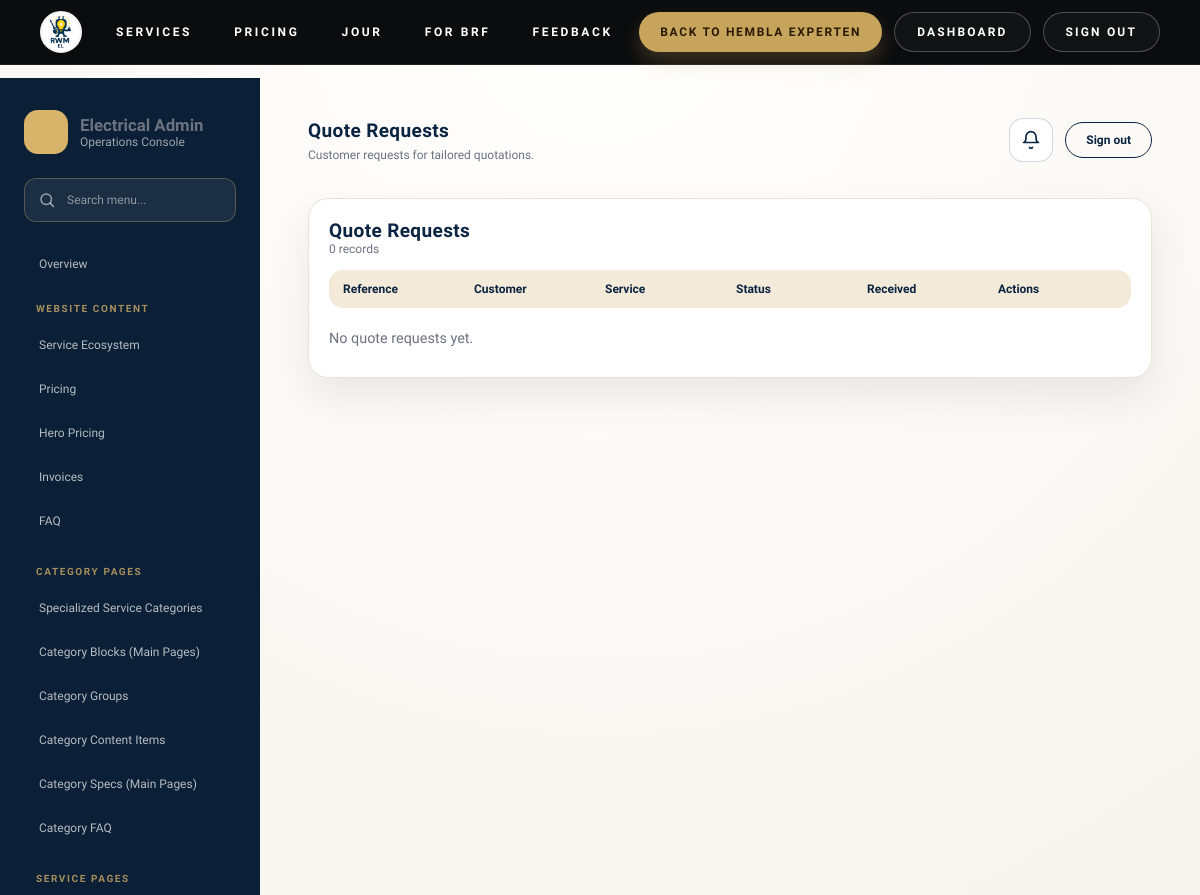
/dashboard/quote-requests/ (signed in, upper part), run on an earlier commit of the app's database.
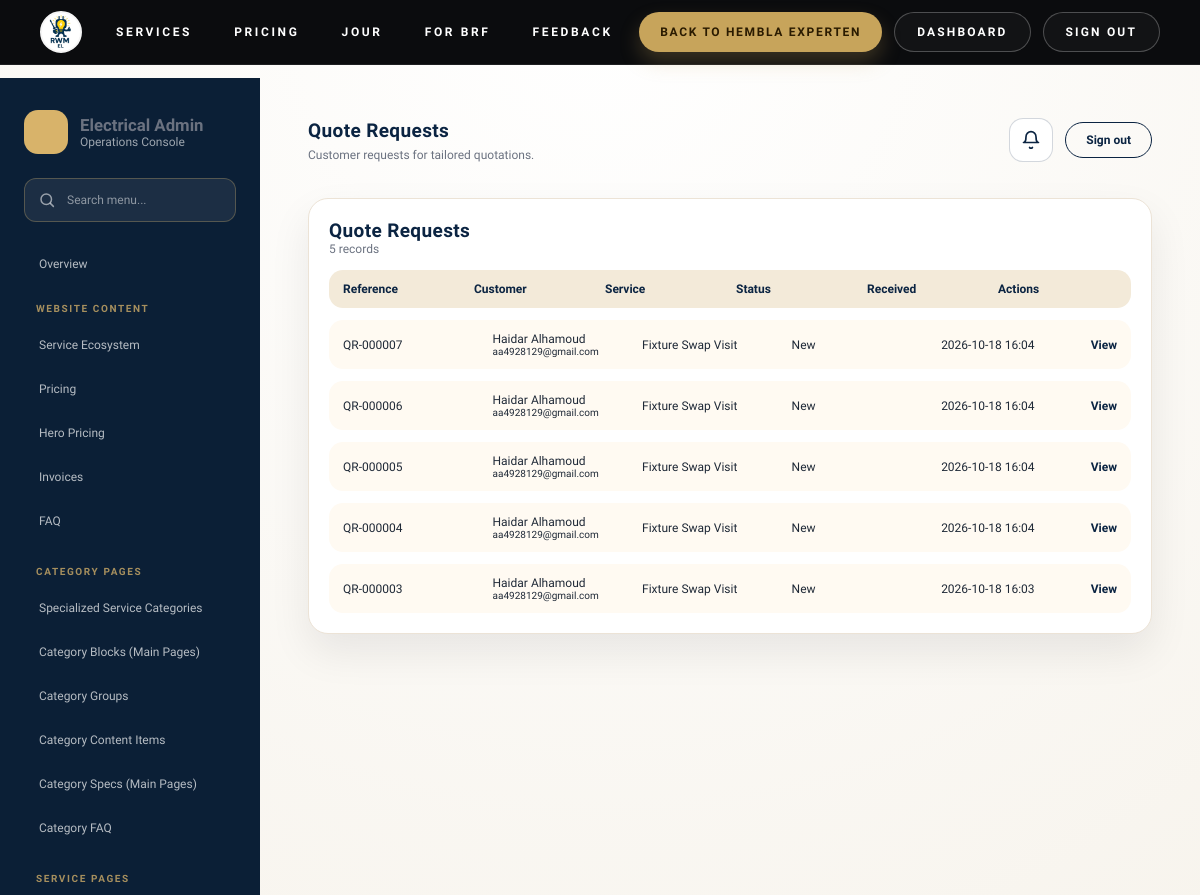
And on a later commit of the database.
### electricity/models.py (models this page shows, shortened)
class QuoteRequest(models.Model):
    class CustomerType(models.TextChoices):
        PRIVATE = "private", "Private individual"
        BUSINESS = "business", "Business"
    class MaterialsChoice(models.TextChoices):
        YES = "yes", "Yes, please include materials"
        NO = "no", "No, I have the materials"
        UNSURE = "unsure", "Not sure"
    class Status(models.TextChoices):
        NEW = "new", "New"
        REVIEWING = "reviewing", "Reviewing"
        QUOTED = "quoted", "Quoted"
        CLOSED = "closed", "Closed"
    service_title = models.CharField(max_length=160)
    service_description = models.TextField(blank=True)
    service_image = models.CharField(max_length=500, blank=True)
    customer_type = models.CharField(max_length=20, choices=CustomerType.choices)
    project_details = models.TextField()
    materials = models.CharField(max_length=20, choices=MaterialsChoice.choices)
    full_name = models.CharField(max_length=160)
    email = models.EmailField()
    phone = models.CharField(max_length=40)
    street_address = models.CharField(max_length=240)
    postcode = models.CharField(max_length=20)
    city = models.CharField(max_length=100)
    additional_information = models.TextField(blank=True)
    status = models.CharField(max_length=20, choices=Status.choices, default=Status.NEW)
    created_at = models.DateTimeField(auto_now_add=True)
    class Meta:
        ordering = ["-created_at"]

### electricity/views.py (the view)
# urls.py: path("dashboard/quote-requests/", views.dashboard_quote_requests, name="dashboard_quote_requests"),
@login_required
def dashboard_quote_requests(request):
    guard = _dashboard_access_or_redirect(request)
    if guard:
        return guard
    return render(request, "electricity/dashboard/quote_requests.html", {"items": QuoteRequest.objects.prefetch_related("attachments")})

### electricity/templatetags/electricity_extras.py (called while the page is built)
@register.simple_tag(takes_context=True)
def is_electricity_admin(context):
    request = context.get("request")
    if not request:
        return False
    user = request.user
    if not user.is_authenticated:
        return False
    if user.is_superuser or user.is_staff:
        return True
    return electricity_admin_site.has_permission(request)

@register.simple_tag
def service_category_pages():
    return ServiceCategoryPage.objects.filter(is_active=True).prefetch_related("service_pages").order_by("order", "name")

@register.simple_tag
def service_menu_groups(category_page):
    grouped = OrderedDict()
    for service_page in category_page.service_pages.filter(is_active=True).order_by("order", "name"):
        key = (service_page.menu_group or "").strip()
        grouped.setdefault(key, [])
        grouped[key].append(service_page)
    return list(grouped.items())

### electricity/views.py (called while the page is built)
def _require_dashboard_access(request):
    user = request.user
    if not user.is_authenticated:
        return False
    if user.is_superuser or user.is_staff:
        return True
    return electricity_admin_site.has_permission(request)

def _dashboard_access_or_redirect(request):
    if _require_dashboard_access(request):
        return None
    return redirect("admin:login")

### electricity/templates/electricity/dashboard/quote_requests.html
{% extends "electricity/dashboard/base.html" %}{% block page_title %}Quote Requests{% endblock %}{% block page_subtitle %}Customer requests for tailored quotations.{% endblock %}{% block content %}<section class="dash-panel dash-panel-wide"><div class="panel-header"><div><h2>Quote Requests</h2><div class="panel-meta">{{ items|length }} records</div></div></div><div class="panel-table"><div class="panel-row panel-row-head"><span>Reference</span><span>Customer</span><span>Service</span><span>Status</span><span>Received</span><span>Actions</span></div>{% for item in items %}<div class="panel-row"><span>QR-{{ item.id|stringformat:"06d" }}</span><span>{{ item.full_name }}<br><small>{{ item.email }}</small></span><span>{{ item.service_title }}</span><span>{{ item.get_status_display }}</span><span>{{ item.created_at|date:"Y-m-d H:i" }}</span><span class="row-actions"><a href="{% url 'electricity:dashboard_quote_request_detail' item.id %}">View</a></span></div>{% empty %}<div class="panel-empty">No quote requests yet.</div>{% endfor %}</div></section>{% endblock %}

### electricity/templates/electricity/dashboard/base.html (shortened to what this page needs)
﻿{% load static i18n %}
<!DOCTYPE html>
{% get_current_language as CURRENT_LANGUAGE %}
<html lang="{{ CURRENT_LANGUAGE }}" dir="{% if CURRENT_LANGUAGE == 'ar' %}rtl{% else %}ltr{% endif %}">
<head>
    <link rel="stylesheet" href="{% static 'electricity/css/select-system.css' %}">
    <link rel="stylesheet" href="{% static 'electricity/css/electricity.css' %}">
    <link rel="stylesheet" href="{% static 'electricity/css/dashboard.css' %}">
    <link rel="stylesheet" href="{% static 'electricity/css/global_header.css' %}">
    <link rel="stylesheet" href="{% static 'electricity/css/typography.css' %}">
</head>
<body class="dash-body">
    {% include "electricity/partials/global_header.html" %}
    <div class="dash-shell">
        <aside class="dash-sidebar">
            <div class="dash-brand">
                <div class="brand-dot"></div>
                <div>
                    <div class="brand-title">Electrical Admin</div>
                    <div class="brand-sub">Operations Console</div>
                </div>
            </div>
            <div class="dash-nav-search">
                <input id="dash-nav-search" type="search" placeholder="Search menu..." aria-label="Search dashboard menu" autocomplete="off">
                <button type="button" aria-label="Search menu" onclick="document.getElementById('dash-nav-search').focus()">
                    <svg aria-hidden="true" viewBox="0 0 24 24" fill="none">
                        <circle cx="11" cy="11" r="7" stroke="currentColor" stroke-width="2"/>
                        <path d="m16.5 16.5 4 4" stroke="currentColor" stroke-width="2" stroke-linecap="round"/>
                    </svg>
                </button>
            </div>
            <nav class="dash-nav">
                <a href="{% url 'electricity:dashboard' %}">Overview</a>
                <div class="dash-nav-section">Website Content</div>
                <a href="{% url 'electricity:dashboard_services' %}">Service Ecosystem</a>
                <a href="{% url 'electricity:dashboard_pricing' %}">Pricing</a>
                <a href="{% url 'electricity:dashboard_hero_pricing' %}">Hero Pricing</a>
                <a href="{% url 'electricity:dashboard_invoices' %}">Invoices</a>
                <a href="{% url 'electricity:dashboard_faq' %}">FAQ</a>
                <div class="dash-nav-section">Category Pages</div>
                <a href="{% url 'electricity:dashboard_service_category_pages' %}">Specialized Service Categories</a>
                <a href="{% url 'electricity:dashboard_service_category_content_blocks' %}">Category Blocks (Main Pages)</a>
                <a href="{% url 'electricity:dashboard_service_category_sections' %}">Category Groups</a>
                <a href="{% url 'electricity:dashboard_service_category_items' %}">Category Content Items</a>
                <a href="{% url 'electricity:dashboard_service_category_specs' %}">Category Specs (Main Pages)</a>
                <a href="{% url 'electricity:dashboard_service_category_faq' %}">Category FAQ</a>
                <div class="dash-nav-section">Service Pages</div>
            </nav>
        </aside>
        <main class="dash-main">
            <div class="dash-top">
                <div class="dash-title">
                    <h1>{% block page_title %}Dashboard{% endblock %}</h1>
                    <p class="dash-subtitle">{% block page_subtitle %}Manage all data in one place.{% endblock %}</p>
                </div>
                <div class="dash-actions">
                    <div class="dash-notify">
                        <button class="dash-notify-btn" id="dash-bell-btn" type="button" aria-haspopup="true" aria-expanded="false">
                            <span class="dash-notify-icon" aria-hidden="true">
                                <svg viewBox="0 0 24 24" fill="none">
                                    <path d="M18 8a6 6 0 1 0-12 0c0 7-3 7-3 7h18s-3 0-3-7" stroke="currentColor" stroke-width="2" stroke-linecap="round" stroke-linejoin="round"/>
                                    <path d="M13.7 21a2 2 0 0 1-3.4 0" stroke="currentColor" stroke-width="2" stroke-linecap="round"/>
                                </svg>
                            </span>
                        </button>
                    </div>
                    <a class="dash-btn ghost" href="{% url 'admin:logout' %}">Sign out</a>
                </div>
            </div>
            {% block content %}{% endblock %}
        </main>
    </div>
</body>
</html>

### electricity/templates/electricity/partials/global_header.html (shortened to what this page needs)
﻿{% load static electricity_extras i18n %}
<header class="rwm-electricity-global-header rwm-egh-root" data-rwmh>
  <div class="rwm-electricity-global-header__inner">
    <a class="rwm-egh-logo" href="{% url 'electricity:home' %}" aria-label="{% trans 'RWM EL Home' %}">
      <img src="{% static 'electricity/img/electricity_logo.jpg' %}" alt="RWM EL">
    </a>
    <div class="rwm-egh-navwrap" data-rwmh-menu>
      <div class="rwm-egh-left">
        <nav class="rwm-egh-nav" aria-label="{% trans 'Main navigation' %}">
          <div class="rwm-egh-nav-item rwm-egh-dropdown" data-rwmh-dropdown>
            <a
              class="rwm-egh-link rwm-egh-link-button"
              href="{% url 'electricity:services' %}"
            >
              <span>{% trans "Services" %}</span>
            </a>
          </div>
          <a class="rwm-egh-link" data-rwmh-on-call="pricing" href="{% url 'electricity:on_call' %}#pricing">{% trans "Pricing" %}</a>
          <a class="rwm-egh-link{% if request.resolver_match.url_name == 'on_call' %} is-active{% endif %}" data-rwmh-on-call="jour" href="{% url 'electricity:on_call' %}">{% trans "Jour" %}</a>
          <a class="rwm-egh-link{% if request.resolver_match.url_name == 'for_brf' %} is-active{% endif %}" href="{% url 'electricity:for_brf' %}">{% trans "For BRF" %}</a>
          <a class="rwm-egh-link{% if request.resolver_match.url_name == 'feedback' %} is-active{% endif %}" href="{% url 'electricity:feedback' %}">{% trans "Feedback" %}</a>
          <a class="rwm-egh-link{% if request.resolver_match.url_name == 'contact' %} is-active{% endif %}" href="{% url 'electricity:contact' %}">{% trans "Contact" %}</a>
          <a class="rwm-egh-link{% if request.resolver_match.url_name == 'careers' %} is-active{% endif %}" href="{% url 'electricity:careers' %}">{% trans "Careers" %}</a>
        </nav>
      </div>
      <div class="rwm-egh-right">
        <a class="rwm-egh-btn rwm-egh-btn-primary rwm-egh-btn-compact" href="http://hembla-experten.se/" target="_blank" rel="noopener">
          {% trans "Back to Hembla Experten" %}
        </a>
        {% if request.user.is_authenticated %}
          {% if request.user.provider_profile %}
            <a class="rwm-egh-btn rwm-egh-btn-ghost" href="{% url 'electricity:provider_dashboard' %}">{% trans "My Profile" %}</a>
            <a class="rwm-egh-btn rwm-egh-btn-ghost" href="{% url 'electricity:logout' %}">{% trans "Sign out" %}</a>
          {% else %}
            {% is_electricity_admin as show_dashboard %}
            {% if show_dashboard %}
              <a class="rwm-egh-btn rwm-egh-btn-ghost" href="{% url 'electricity:dashboard' %}">{% trans "Dashboard" %}</a>
            {% endif %}
            <a class="rwm-egh-btn rwm-egh-btn-ghost" href="{% url 'electricity:logout' %}">{% trans "Sign out" %}</a>
          {% endif %}
        {% else %}
          <a class="rwm-egh-btn rwm-egh-btn-ghost" href="{% url 'electricity:login' %}">{% trans "Sign in" %}</a>
          <a class="rwm-egh-btn rwm-egh-btn-primary" href="{% url 'electricity:signup' %}">{% trans "Sign up" %}</a>
        {% endif %}
      </div>
    </div>
  </div>
</header>

### electricity/static/electricity/css/dashboard.css (style rules this page uses)
:root { --navy: #0b2442; --gold: #d8b36a; --cream: #f8f6f1; --ink: #1f2937; --muted: #6b7280; --card: #ffffff; --line: #ece3d6; --surface: #f9f6f0; --shadow-soft: 0 18px 40px rgba(8, 15, 28, 0.08); --shadow-lift: 0 22px 48px rgba(8, 15, 28, 0.12); }
* { box-sizing: border-box; }
body { margin: 0; font-family: "Sora", sans-serif; color: var(--ink); background: radial-gradient(circle at top, #ffffff 0%, #f6f2ea 55%, #f0ebe3 100%); }
.dash-body { min-height: 100vh; }
.dash-shell { display: grid; grid-template-columns: 260px 1fr; min-height: 100vh; }
.dash-sidebar { background: #0b1f36; color: #ffffff; padding: 32px 24px; display: flex; flex-direction: column; gap: 24px; }
.dash-brand { display: flex; gap: 12px; align-items: center; }
.brand-dot { width: 44px; height: 44px; border-radius: 14px; background: var(--gold); }
.brand-title { font-weight: 700; font-size: 1.05rem; }
.brand-sub { font-size: 0.8rem; color: rgba(255, 255, 255, 0.6); }
.dash-nav-search { position: relative; color: rgba(255, 255, 255, 0.55); }
.dash-nav-search button { position: absolute; top: 50%; left: 14px; display: grid; place-items: center; padding: 0; border: 0; background: transparent; color: inherit; cursor: pointer; transform: translateY(-50%); }
.dash-nav-search svg { width: 18px; height: 18px; }
.dash-nav-search input { width: 100%; height: 44px; padding: 0 14px 0 42px; border: 1px solid rgba(216, 179, 106, 0.3); border-radius: 12px; outline: none; background: rgba(255, 255, 255, 0.07); color: #fff; font: inherit; font-size: 0.85rem; transition: border-color 0.2s ease, background 0.2s ease, box-shadow 0.2s ease; }
.dash-nav-search input::placeholder { color: rgba(255, 255, 255, 0.5); }
.dash-nav { display: flex; flex-direction: column; gap: 8px; }
.dash-nav-section { margin: 18px 12px 3px; color: rgba(216, 179, 106, 0.76); font-size: 10px; font-weight: 700; letter-spacing: 0.16em; line-height: 1.4; text-transform: uppercase; }
.dash-nav-section:first-of-type { margin-top: 12px; }
.dash-nav a { position: relative; color: rgba(255, 255, 255, 0.7); text-decoration: none; padding: 10px 14px; border-radius: 12px; border: 1px solid transparent; transition: background 0.2s ease, color 0.2s ease, border-color 0.2s ease, transform 0.2s ease; }
.dash-main { padding: 40px 48px 64px; }
.dash-top { display: flex; justify-content: space-between; align-items: center; gap: 16px; margin-bottom: 36px; }
.dash-top h1 { margin: 0 0 6px; font-family: "Vesper Libre", serif; font-size: 2.2rem; color: var(--navy); }
.dash-subtitle { margin: 0; color: var(--muted); }
.dash-actions { display: flex; gap: 12px; align-items: center; }
.dash-btn { border-radius: 999px; padding: 10px 20px; border: 1px solid var(--navy); text-decoration: none; font-weight: 600; background: transparent; cursor: pointer; }
.dash-btn.ghost { color: var(--navy); background: transparent; }
.dash-panel-wide { grid-column: 1 / -1; }
.dash-panel { background: var(--card); border-radius: 20px; border: 1px solid var(--line); padding: 20px; box-shadow: var(--shadow-soft); }
.panel-header { display: flex; justify-content: space-between; align-items: center; margin-bottom: 14px; gap: 12px; }
.panel-header h2 { margin: 0; font-size: 1.1rem; color: var(--navy); }
.panel-meta { color: var(--muted); font-size: 0.85rem; }
.panel-table { display: grid; gap: 12px; overflow-x: auto; }
.panel-row { display: flex; justify-content: space-between; align-items: center; padding: 12px 14px; border-radius: 14px; background: #fffaf2; gap: 12px; min-width: 0; }
.panel-row span { flex: 1 1 0; min-width: 0; overflow-wrap: anywhere; word-break: break-word; }
.panel-row-head span { font-weight: 600; }
.row-actions { display: flex; gap: 12px; align-items: center; flex-wrap: nowrap; white-space: nowrap; }
.row-actions a { text-decoration: none; font-weight: 600; color: var(--navy); line-height: 1; }
.panel-row span.row-actions { flex: 0 0 auto; }
.panel-row-head { background: #f3ead9; font-weight: 600; color: var(--navy); text-transform: capitalize; }
.dash-notify { position: relative; }
.dash-notify-btn { width: 44px; height: 44px; border-radius: 14px; border: 1px solid rgba(11, 36, 66, 0.18); background: #fff; display: grid; place-items: center; position: relative; cursor: pointer; transition: box-shadow 0.2s ease, transform 0.2s ease; }
.dash-notify-icon svg { width: 20px; height: 20px; color: var(--navy); }

What changed in the data, as far as the page shows it:
added QuoteRequest: id "000007", full_name "Haidar Alhamoud", email "aa4928129@gmail.com", service_title "Fixture Swap Visit", status "New", created_at "2026-10-18 16:04"
added QuoteRequest: id "000006", full_name "Haidar Alhamoud", email "aa4928129@gmail.com", service_title "Fixture Swap Visit", status "New", created_at "2026-10-18 16:04"
added QuoteRequest: id "000005", full_name "Haidar Alhamoud", email "aa4928129@gmail.com", service_title "Fixture Swap Visit", status "New", created_at "2026-10-18 16:04"
added QuoteRequest: id "000004", full_name "Haidar Alhamoud", email "aa4928129@gmail.com", service_title "Fixture Swap Visit", status "New", created_at "2026-10-18 16:04"
added QuoteRequest: id "000003", full_name "Haidar Alhamoud", email "aa4928129@gmail.com", service_title "Fixture Swap Visit", status "New", created_at "2026-10-18 16:03"
Also different on the page:
{{ items|length }}: "0" → "5"
text no longer shown: "No quote requests yet."
